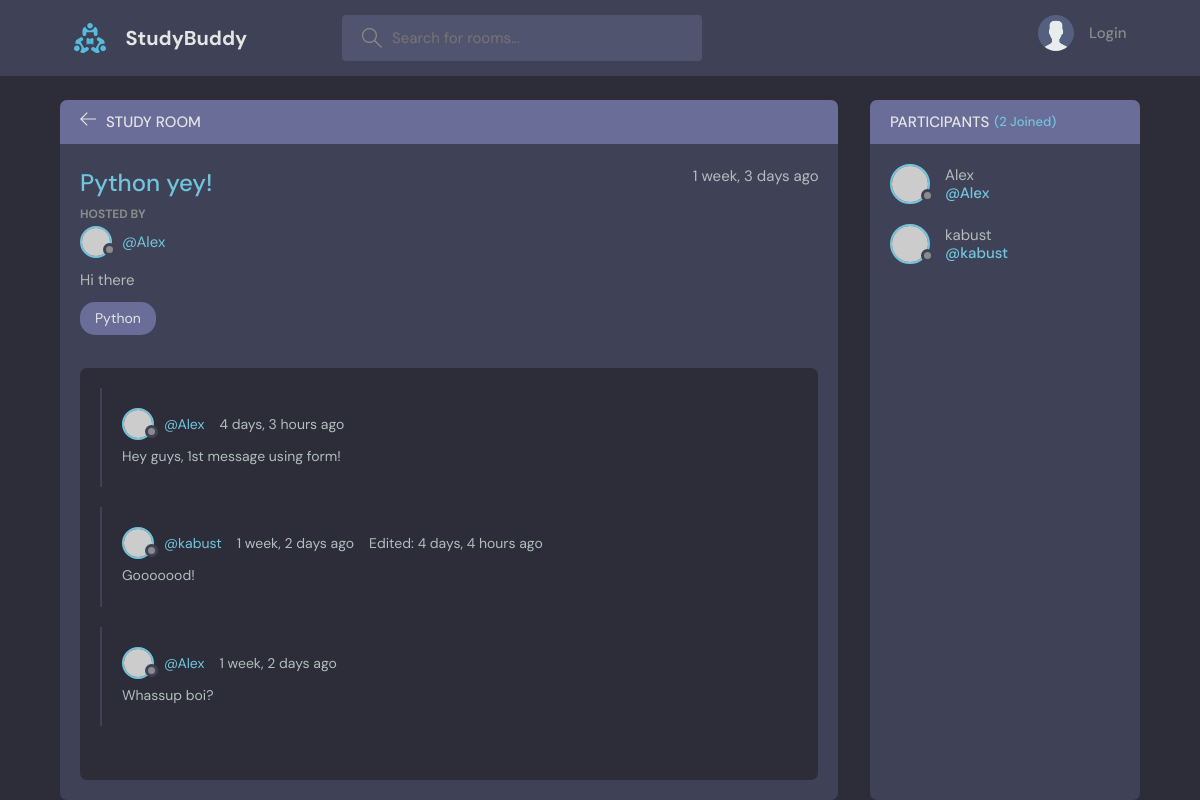
Page /room/2/ on the committed database.
### main/models.py (models this page shows, shortened)
class Room(models.Model):
    host = models.ForeignKey(User, on_delete=models.SET_NULL, null=True)
    topic = models.ForeignKey(Topic, on_delete=models.SET_NULL, null=True)
    name = models.CharField(max_length=200)
    description = models.TextField(null=True, blank=True)
    participants = models.ManyToManyField(User, related_name='Participants', blank=True)
    updated = models.DateTimeField(auto_now=True)
    created = models.DateTimeField(auto_now_add=True)
    class Meta:
        ordering = ['-updated', '-created']

class Topic(models.Model):
    name = models.CharField(max_length=200)
    def __str__(self):
        return self.name

class Message(models.Model):
    user = models.ForeignKey(User, on_delete=models.CASCADE)
    room = models.ForeignKey(Room, on_delete=models.CASCADE)
    body = models.TextField()
    updated = models.DateTimeField(auto_now=True)
    created = models.DateTimeField(auto_now_add=True)
    class Meta:
        ordering = ['-updated', '-created']

### main/views.py (the view, shortened to what this page needs)
# urls.py: path('room/<str:pk>/', views.room, name='room'),
def room(request, pk):
    room = Room.objects.get(id=pk)
    room_messages = room.message_set.all().order_by('-created')
    participants = room.participants.all()
    context = {'room': room, 'room_messages': room_messages, 'participants': participants}
    return render(request, 'main/room.html', context)

### main/templates/main/room.html (shortened to what this page needs)
{% extends 'main.html' %}
{% block content %}
    <main class="profile-page layout layout--2">
      <div class="container">
        <div class="room">
          <div class="room__top">
            <div class="room__topLeft">
              <a href="{% url 'home' %}">
                <svg version="1.1" xmlns="http://www.w3.org/2000/svg" width="32" height="32" viewBox="0 0 32 32">
                  <title>arrow-left</title>
                  <path
                    d="M13.723 2.286l-13.723 13.714 13.719 13.714 1.616-1.611-10.96-10.96h27.625v-2.286h-27.625l10.965-10.965-1.616-1.607z"
                  ></path>
                </svg>
              </a>
              <h3>Study Room</h3>
            </div>
          </div>
          <div class="room__box scroll">
            <div class="room__header scroll">
              <div class="room__info">
                <h3>{{room.name}}</h3>
                <span>{{room.created|timesince}} ago</span>
              </div>
              <div class="room__hosted">
                <p>Hosted By</p>
                <a href="{% url 'user-profile' room.host_id %}" class="room__author">
                  <div class="avatar avatar--small">
                    <img src="https://randomuser.me/api/portraits/men/37.jpg" />
                  </div>
                  <span>@{{room.host}}</span>
                </a>
              </div>
              <div class="room__details">
                {{room.description}}
              </div>
              <span class="room__topics">{{room.topic}}</span>
            </div>
            <div class="room__conversation">
              <div class="threads scroll">
                {% for message in room_messages %}
                <div class="thread">
                  <div class="thread__top">
                    <div class="thread__author">
                      <a href="{% url 'user-profile' message.user_id %}" class="thread__authorInfo">
                        <div class="avatar avatar--small">
                          <img src="https://randomuser.me/api/portraits/men/37.jpg" />
                        </div>
                        <span>@{{message.user}}</span>
                      </a>
                      <span class="thread__date">{{message.created|timesince}} ago</span>
                      {% if message.updated != message.created %}
                      <span class="thread__date"><small>Edited: {{message.updated|timesince}} ago</small></span>
                      {% endif %}
                    </div>
                  </div>
                  <div class="thread__details">
                    {{message.body}}
                  </div>
                </div>
                {% endfor %}
              </div>
            </div>
          </div>
        </div>
        <div class="participants">
          <h3 class="participants__top">Participants <span>({{participants.count}} Joined)</span></h3>
          <div class="participants__list scroll">
            {% for participant in participants %}
            <a href="{% url 'user-profile' participant.id %}" class="participant">
              <div class="avatar avatar--medium">
                <img src="https://randomuser.me/api/portraits/men/37.jpg" />
              </div>
              <p>
                {{participant.username}}
                <span>@{{participant.username}}</span>
              </p>
            </a>
            {% endfor %}
          </div>
        </div>
      </div>
    </main>
{% endblock %}

### rows in the picture
Room: name "Python yey!", created "1 week, 3 days", host "Alex", description "Hi there", topic "Python"
Message: user "Alex", created "4 days, 3 hours", body "Hey guys, 1st message using form!"
Message: user "kabust", created "1 week, 2 days", updated "4 days, 4 hours", body "Gooooood!"
Message: user "Alex", created "1 week, 2 days", body "Whassup boi?"

### other values in the picture
{{ participants.count }} "2"
{{ participant.username }} "Alex"
{{ participant.username }} "kabust"
